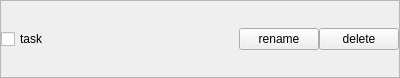
<?xml version="1.0" encoding="UTF-8"?>
<ui version="4.0">
 <class>task</class>
 <widget class="QWidget" name="task">
  <property name="geometry">
   <rect>
    <x>0</x>
    <y>0</y>
    <width>400</width>
    <height>78</height>
   </rect>
  </property>
  <property name="windowTitle">
   <string>Form</string>
  </property>
  <layout class="QHBoxLayout" name="horizontalLayout">
   <property name="spacing">
    <number>0</number>
   </property>
   <property name="leftMargin">
    <number>0</number>
   </property>
   <property name="topMargin">
    <number>0</number>
   </property>
   <property name="rightMargin">
    <number>0</number>
   </property>
   <property name="bottomMargin">
    <number>0</number>
   </property>
   <item>
    <widget class="QFrame" name="frame_task">
     <property name="frameShape">
      <enum>QFrame::StyledPanel</enum>
     </property>
     <property name="frameShadow">
      <enum>QFrame::Raised</enum>
     </property>
     <layout class="QHBoxLayout" name="horizontalLayout_2">
      <property name="spacing">
       <number>0</number>
      </property>
      <property name="leftMargin">
       <number>0</number>
      </property>
      <property name="topMargin">
       <number>0</number>
      </property>
      <property name="rightMargin">
       <number>0</number>
      </property>
      <property name="bottomMargin">
       <number>0</number>
      </property>
      <item>
       <widget class="QCheckBox" name="checkBox">
        <property name="text">
         <string>task</string>
        </property>
       </widget>
      </item>
      <item>
       <spacer name="horizontalSpacer">
        <property name="orientation">
         <enum>Qt::Horizontal</enum>
        </property>
        <property name="sizeHint" stdset="0">
         <size>
          <width>189</width>
          <height>20</height>
         </size>
        </property>
       </spacer>
      </item>
      <item>
       <widget class="QPushButton" name="pushButton_edit">
        <property name="text">
         <string>rename</string>
        </property>
       </widget>
      </item>
      <item>
       <widget class="QPushButton" name="pushButton_remote">
        <property name="text">
         <string>delete</string>
        </property>
       </widget>
      </item>
     </layout>
    </widget>
   </item>
  </layout>
 </widget>
 <resources/>
 <connections/>
</ui>
